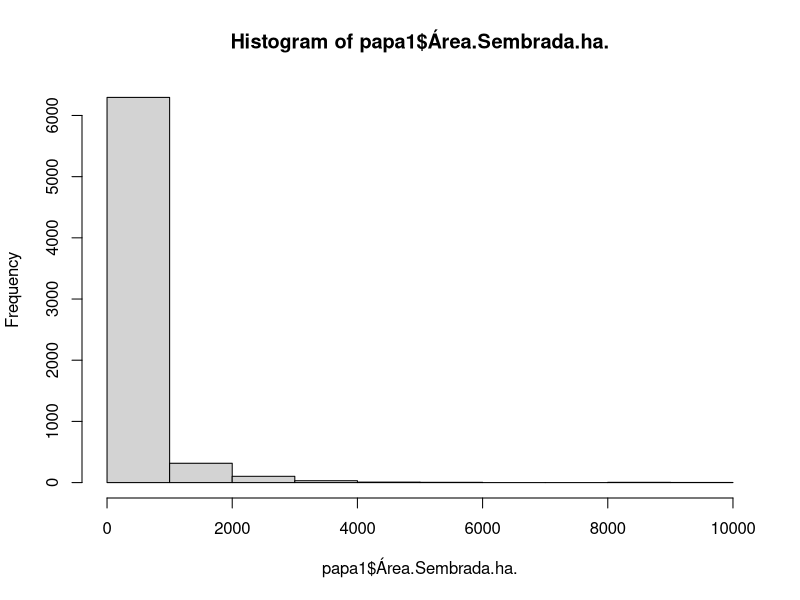
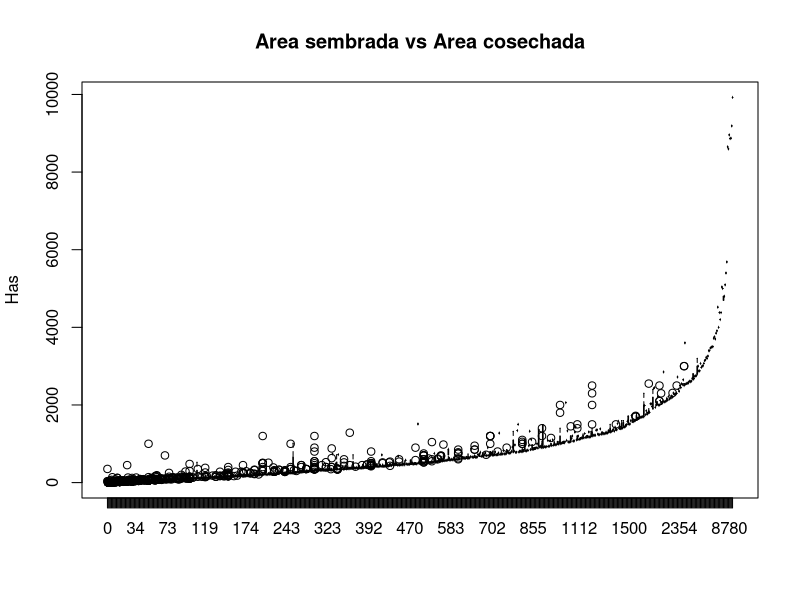

Recreate these plots in R, in order.
## ---- chunk 1
knitr::opts_chunk$set(echo = TRUE)
## ---- chunk 2
# Cultivo de papa
papa <- read.csv("Cadena_Productiva_Papa_-_Area__Producci_n_Y_Rendimiento.csv",
                 encoding = "UTF-8")

papa
## ---- chunk 3
str(papa)
## ---- chunk 4
papa1 <- papa [, c("DEPARTAMENTO", "MUNICIPIO", "PERIODO", "Área.Sembrada.ha.", "Área.Cosechada.ha.", "Rendimiento.t.ha.", "Producción.t.")]

papa1

# no me deja hacer la tabla de papa1 con  "Produccíon.t."
## ---- chunk 5
summary(papa1)
## ---- chunk 6
hist(papa1$Área.Sembrada.ha.)
## ---- chunk 7
boxplot(papa1$Área.Sembrada.ha. ~ papa1$Área.Cosechada.ha.,
        main = "Area sembrada vs Area cosechada",
        xlab = " ",
        ylab = "Has",
        col = "green")
